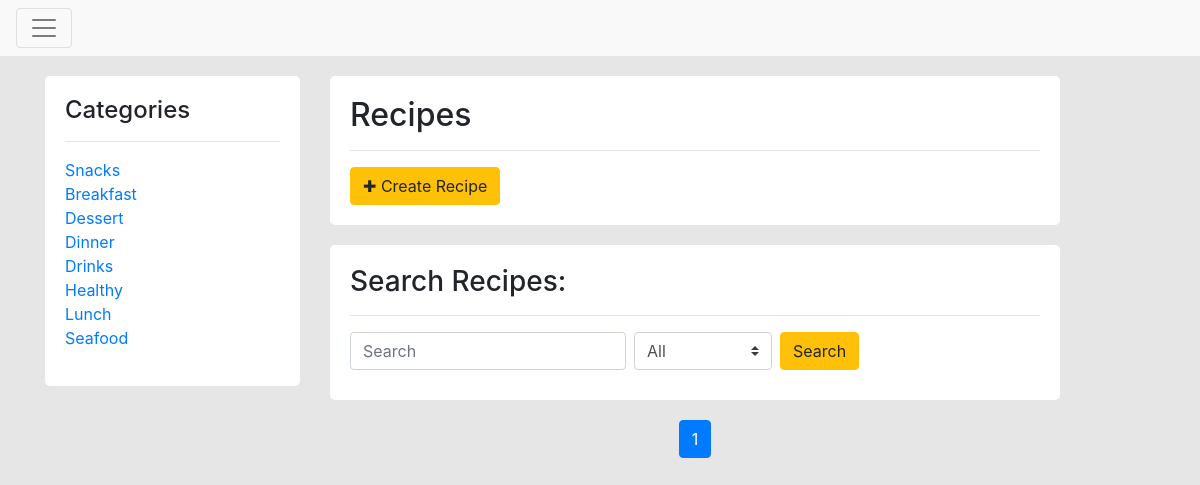
Page /recipes/search/ on the earlier database version.
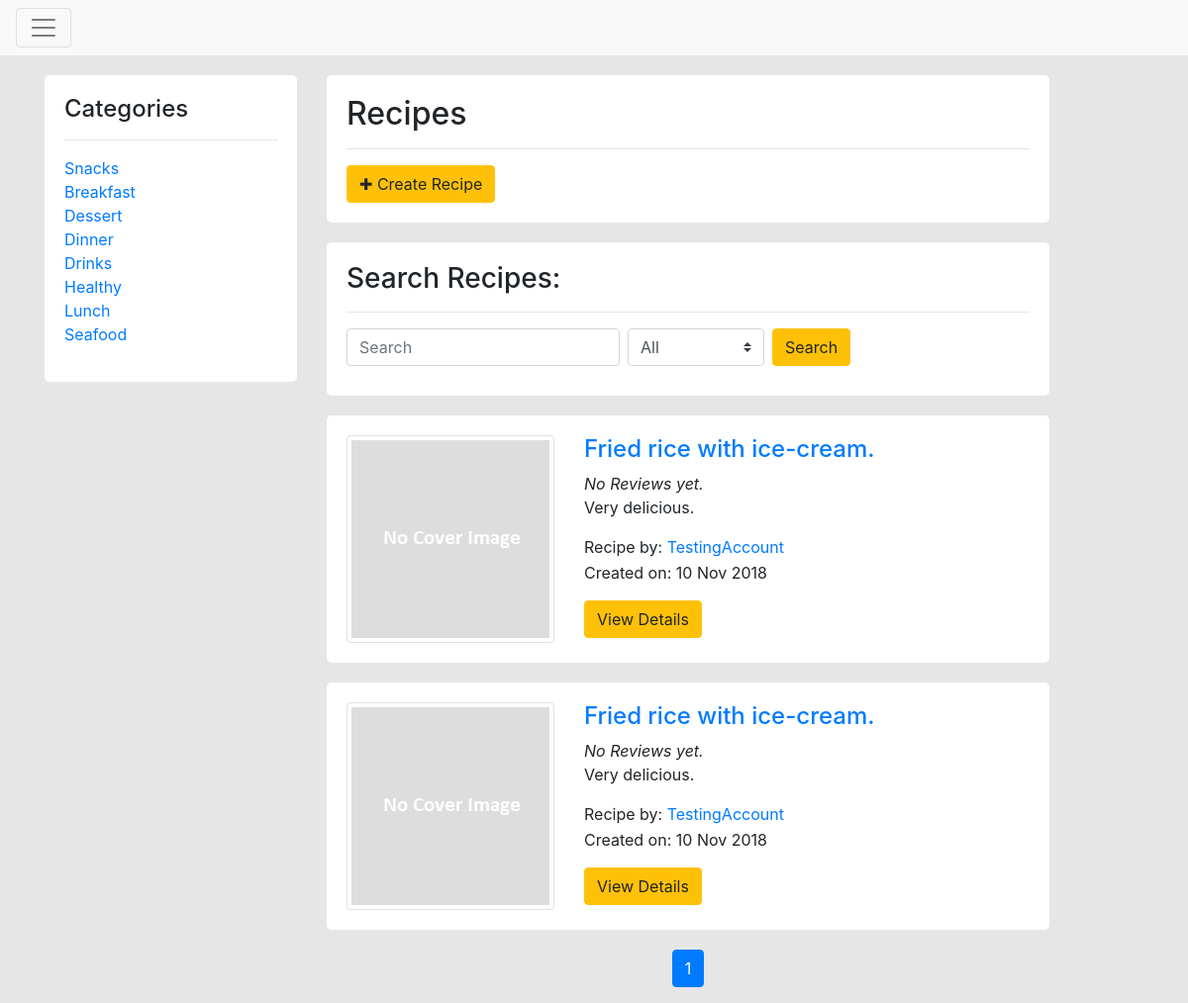
Same page on the later database version.
### recipes/models.py (models this page shows, shortened)
class Recipe(models.Model):
    SPLITTER = '----------'
    pub_date = models.DateTimeField(default=timezone.now)
    title = models.CharField(max_length=50)
    description = models.TextField()
    ingredients = models.TextField()
    directions = models.TextField()
    calories = models.PositiveIntegerField()
    prep_time = models.PositiveIntegerField()
    serving = models.PositiveIntegerField()
    cover_image = models.ImageField(upload_to='media/recipes/cover_image',
                                    default='media/recipes/cover_image/default.jpg')
    recipe_by = models.ForeignKey(User,
                                  on_delete=models.CASCADE,
                                  related_name = 'recipe_by')
    class Meta:
        ordering = ['-pub_date']
    def get_rating(self):
        rating = Rating.objects.filter(recipe_id=self.id).aggregate(Avg('rate'))
        rate = rating['rate__avg']
        if rate == None:
            rate = 0
        return rate

### accounts/models.py (models this page shows)
class User(AbstractUser):
    image = models.ImageField(upload_to='media/accounts/profile',
                              default='media/accounts/profile/default.jpg')
    description = models.TextField(blank=True)

### recipes/views.py (the view, shortened to what this page needs)
def recipe_search(request):
    data = {}
    category_list = []
    for cat in Category.cat_choice:
        category_list.append(cat[1])
    data['category_list'] = category_list
    if 'keyword' in request.GET:
        if 'recipe_result' not in data:
            recipe_result = Recipe.objects.filter(title__icontains=request.GET['keyword'])
        else:
            recipe_result = data['recipe_result'].filter(title__icontains=request.GET['keyword'])
        data['recipe_result'] = recipe_result
    if 'recipe_result' not in data:
        data['recipe_result'] = Recipe.objects.all()
    paginator = Paginator(data['recipe_result'], 10)
    if 'page' in request.GET:
        try:
            result = paginator.page(request.GET['page'])
        except PageNotAnInteger:
            result = paginator.page(1)
        except EmptyPage:
            result = paginator.page(paginator.num_pages)
        data['recipe_result'] = result
    else:
        data['recipe_result'] = paginator.page(1)
    return render(request, 'recipes/search.html', data)

### recipes/templates/recipes/search.html (shortened to what this page needs)
{% extends 'base.html' %}
{% load static %}
{% block css %}
<link rel="stylesheet" type="text/css" href="{% static 'recipes/css/search.css' %}">
{% endblock %}
{% block content %}
<div class="container" style="margin-top:20px;">
    <div class="row">
        <div class="col-sm-3">
            <div class="smooth-border">
                <h4>Categories</h4>
                <hr>
                <ul class="list-unstyled">
                    {% for cat in category_list %}
                    <li><a href="{% url 'recipes:search' %}?category={{ cat }}">{{ cat }}</a></li>
                    {% endfor %}
                </ul>
            </div>
        </div>
        <div class="col-sm-8">
            <div class="smooth-border">
                <h2>Recipes</h2>
                <hr>
                <a class="btn btn-warning" href="{% url 'recipes:create' %}">&#10010; Create Recipe</a>
            </div>
            <div class="smooth-border">
                <h3>Search Recipes:</h3>
                <hr>
                <form class="form-inline" method="get" action="{% url 'recipes:search' %}">
                    <input type="text" class="form-control mr-2" name="keyword" id="keyword" placeholder="Search" style="width:40%;">
                    <select class="custom-select mr-2" name="category" id="category" style="width:20%;">
                        <option value="All" selected>All</option>
                    </select>
                    <button type="submit" class="btn btn-warning" style="cursor:pointer">Search</button>
                </form>
            </div>
            {% for recipe in recipe_result %}
            <div class="smooth-border">
                <div class="row">
                    <div class="col-sm-4">
                        <a href="{% url 'recipes:view' recipe.id %}">
                            <img class="img-thumbnail" src="{{ recipe.cover_image.url }}">
                        </a>
                    </div>
                    <div class="col-sm-8">
                        <h4><a href="{% url 'recipes:view' recipe.id %}">{{ recipe.title }}</a></h4>
                        <p style="margin-bottom:0;">
                            {% if recipe.get_rating > 0 %}
                                {% if recipe.get_rating > 1 %}
                                    {% if recipe.get_rating > 2 %}
                                        {% if recipe.get_rating > 3 %}
                                            {% if recipe.get_rating > 4 %}
                                            <span class="rate-icon warning-color">&#9885; &#9885; &#9885; &#9885; &#9885;</span>
                                            {% else %}
                                            <span class="rate-icon warning-color">&#9885; &#9885; &#9885; &#9885;</span>
                                            {% endif %}
                                        {% else %}
                                        <span class="rate-icon warning-color">&#9885; &#9885; &#9885;</span>
                                        {% endif %}
                                    {% else %}
                                    <span class="rate-icon warning-color">&#9885; &#9885;</span>
                                    {% endif %}
                                {% else %}
                                <span class="rate-icon warning-color">&#9885;</span>
                                {% endif %}
                            <em>({{ recipe.get_total_rating }} Review{{ recipe.get_total_rating|pluralize }})</em>
                            {% else %}
                            <em>No Reviews yet.</em>
                            {% endif %}
                        </p>
                        <p>{{ recipe.description }}</p>
                        <p style="margin-bottom:2px;">Recipe by: <a href="{% url 'accounts:profile' recipe.recipe_by.get_username %}">{{ recipe.recipe_by.get_username }}</a></p>
                        <p>Created on: {{ recipe.pub_date|date:"d M Y" }}</p>
                        <a href="{% url 'recipes:view' recipe.id %}" class="btn btn-warning">View Details</a>
                    </div>
                </div>
            </div>
            {% endfor %}
            <nav>
                <ul class="pagination justify-content-center">
                    {% for r in recipe_result.paginator.page_range %}
                    {% if r == recipe_result.number %}
                    <li class="page-item active"><a class="page-link" href="?page={{ r }}">{{ r }}</a></li>
                    {% else %}
                    <li class="page-item"><a class="page-link" href="?{% if request.GET.keyword %}keyword={{ request.GET.keyword }}&{% endif %}{% if request.GET.category %}category={{ request.GET.category }}&{% endif %}page={{ r }}">{{ r }}</a></li>
                    {% endif %}
                    {% endfor %}
                </ul>
            </nav>
        </div>
    </div>
</div>
{% endblock %}

### templates/base.html (shortened to what this page needs)
<!DOCTYPE html>
<html lang="en">
<head>
    <link rel="stylesheet" href="https://maxcdn.bootstrapcdn.com/bootstrap/4.0.0-alpha.6/css/bootstrap.min.css">
    {% block css %}{% endblock %}
</head>
<body>
    <nav class="navbar navbar-toggleable-md navbar-light" style="background-color:#f9f9f9;">
        <button class="navbar-toggler navbar-toggler-right" type="button" data-toggle="collapse" data-target="#navbarSupportedContent" aria-controls="navbarSupportedContent" aria-expanded="false" aria-label="Toggle navigation">
            <span class="navbar-toggler-icon"></span>
          </button>
    </nav>
    {% block content %}{% endblock %}
</body>
</html>

### recipes/static/recipes/css/search.css (style rules this page uses)
body { background-color: #e6e6e6; }
.smooth-border { padding: 20px; margin-bottom: 20px; background-color: white; border-radius: 5px; }

Differences in the rows shown:
added Recipe: cover_image (placeholder picture), title "Fried rice with ice-cream.", shows "No Reviews yet.", description "Very delicious.", recipe_by.get_username "TestingAccount", pub_date "10 Nov 2018"
added Recipe: cover_image (placeholder picture), title "Fried rice with ice-cream.", shows "No Reviews yet.", description "Very delicious.", recipe_by.get_username "TestingAccount", pub_date "10 Nov 2018"
